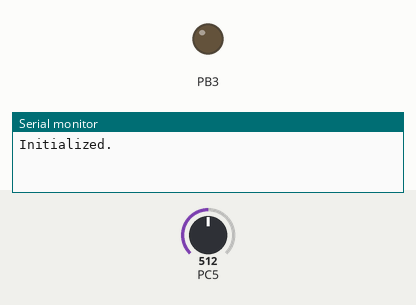
This program was run on a simulated ATmega8, built with avr-gcc and emulated at 1 MHz. Shown: output pins drawn as LEDs (lit = HIGH), the last lines printed to the serial monitor. The inputs (shaded band) are chosen by the test bench; at power-on: PC5 = 512.

Above: at 0.05 s.
At 9.65 s:
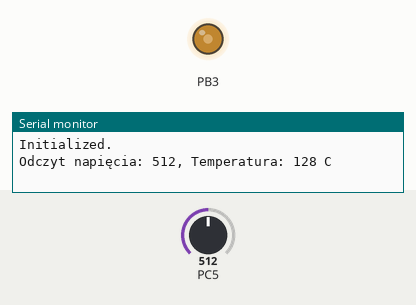
At 19.25 s:
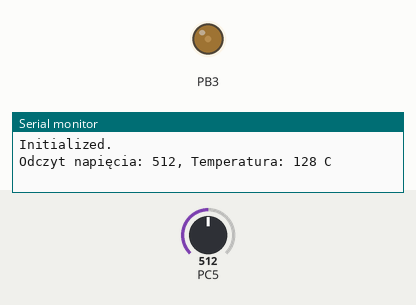
Timing chart, 0 to 27.5 s (numbered marks = the images above):
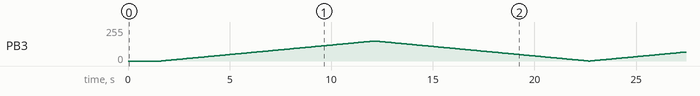

The program:

main.c
```c
// FIXME The diode acts silly
// TODO  Nice comments

#include <avr/io.h>
#include <avr/interrupt.h>
#include <util/delay.h>

uint16_t mapRange(uint16_t s, uint16_t a1, uint16_t a2, uint16_t b1, uint16_t b2)
{
	return b1 + (s - a1) * (b2 - b1) / (a2 - a1);
}

void my_delay_us(uint16_t n)
{
	while (n--)
		_delay_us(20);
}

void serial_putc(uint8_t byte)
{
	while (!(UCSRA & _BV(UDRE))) {}
	UDR = byte;
}
void serial_puts(const char *str)
{
	while (*str != '\0')
		serial_putc(*(str++));
}
void serial_println(const char *str)
{
	serial_puts(str);
	serial_puts("\n\r");
}

char buffer [100];
uint16_t przyspieszenie;

int main()
{
	//INIT

	// Config output
	DDRB |= _BV(PB3);  // output diody na PB3 (bo OC2)

	// Enable UART
	UBRRL = 12; // set oscilator frequency to 9600bps
	UCSRA |= _BV(U2X); // same ^^
	UCSRB = (1 << RXEN) | ( 1 << TXEN); //reciver Enable, transmiter Enable

	// Timer 2
	TCCR2 |= _BV(WGM21) | _BV(WGM20);           // PWM
	TCCR2 |= _BV(COM21);                        // set on CM reset on BOT
	TCCR2 |= _BV(CS20);                         // No prescaling

	// Konfiguracja ADC
	ADMUX |= _BV(REFS1) | _BV(REFS0);           // Reference to 2.56V
	ADMUX |= 0b0101;                            // Channel - ADC5 (PC5)
	ADCSRA |= _BV(ADEN);                        // Enable ADC
	ADCSRA |= _BV(ADPS2);                       // Clock prescaling to 16

	przyspieszenie = 1000;
	serial_println("Initialized.");

	OCR2 = 0;
	_delay_ms(1500);
	while (1)
	{
		ADCSRA |= _BV(ADSC);                    // Start convertion from ADC5
		while (ADCSRA & _BV(ADSC));             // Wait for converter
		przyspieszenie = mapRange(ADC, 0, 1023, 5, 50);
		przyspieszenie *= 100;
		serial_puts("Odczyt napięcia: ");
		itoa(ADC, buffer, 10);
		serial_puts(buffer);
		serial_puts(", Temperatura: ");
		itoa( ADC / 4, buffer, 10);
		serial_puts(buffer);
		serial_puts(" C");
		serial_puts("          \r");

		for (OCR2 = 0; OCR2 < 150; OCR2++)
		{
			my_delay_us(przyspieszenie);
		}
		for (OCR2 = 150; OCR2 > 0; OCR2--)
		{
			my_delay_us(przyspieszenie);
		}
	}
}
```
